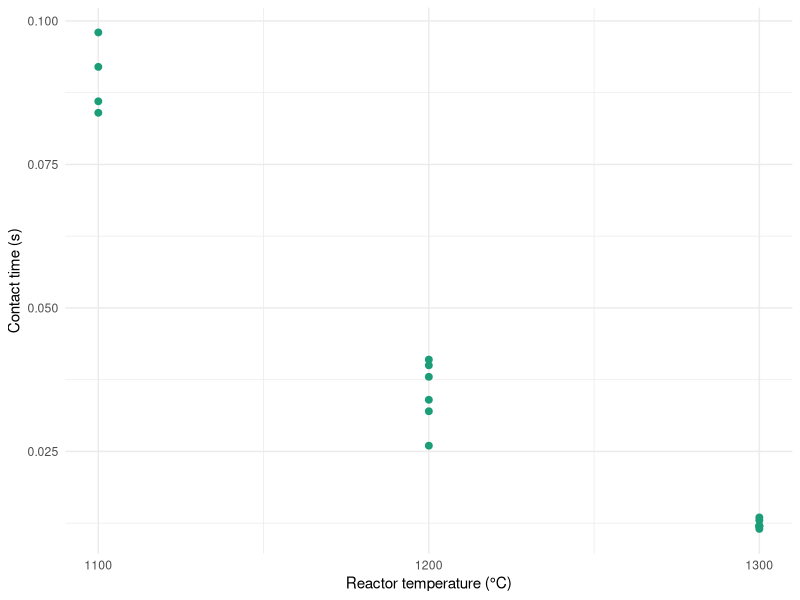
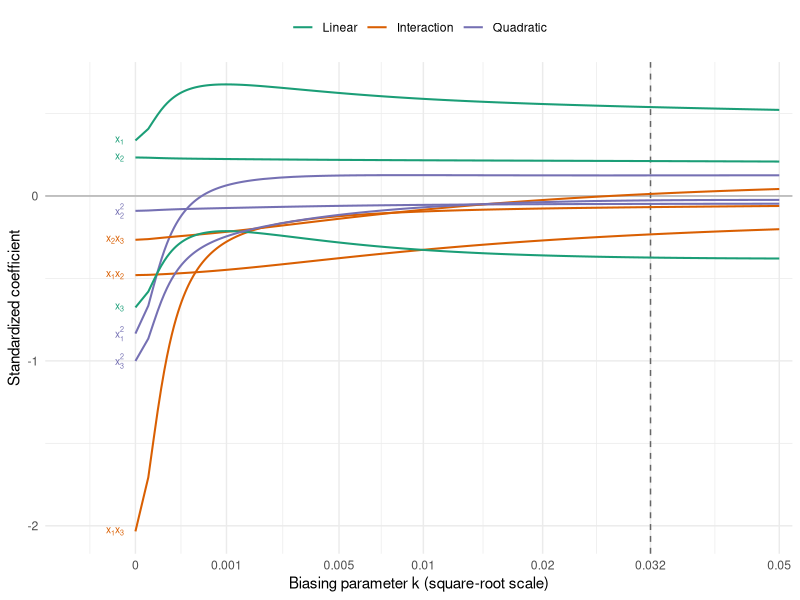
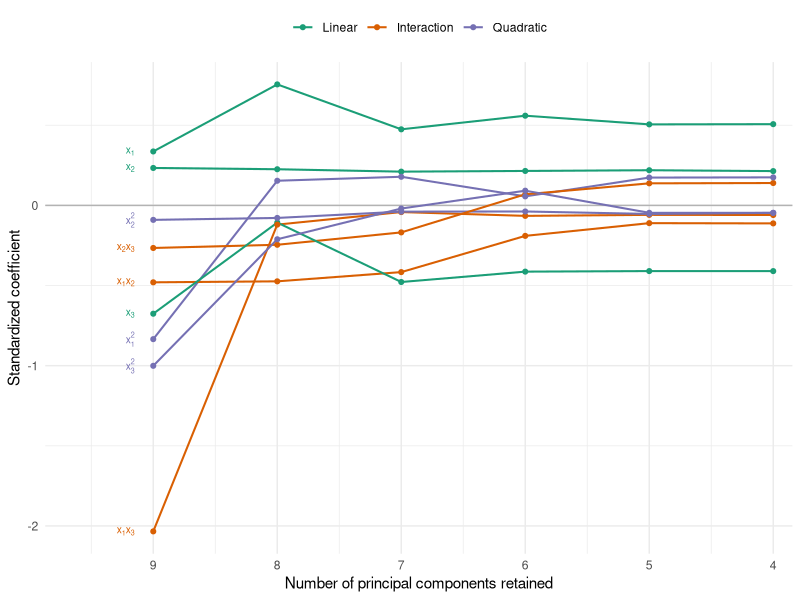
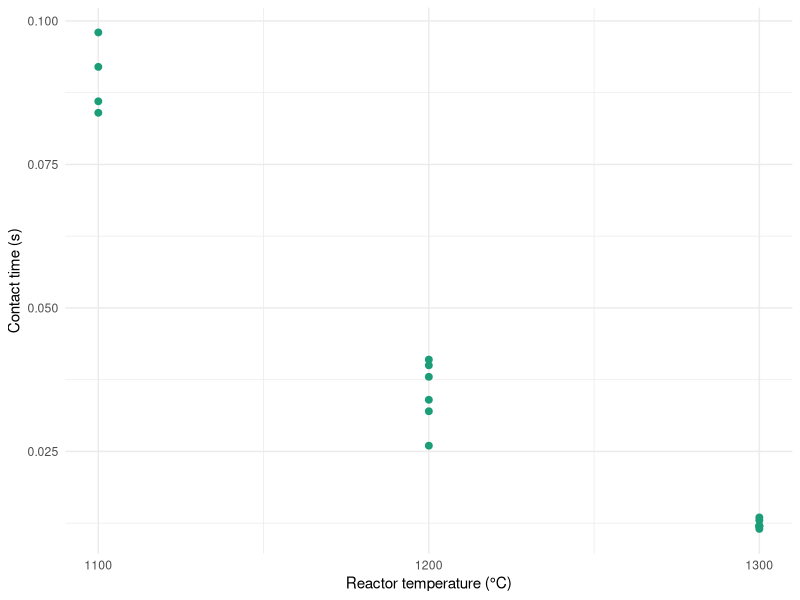
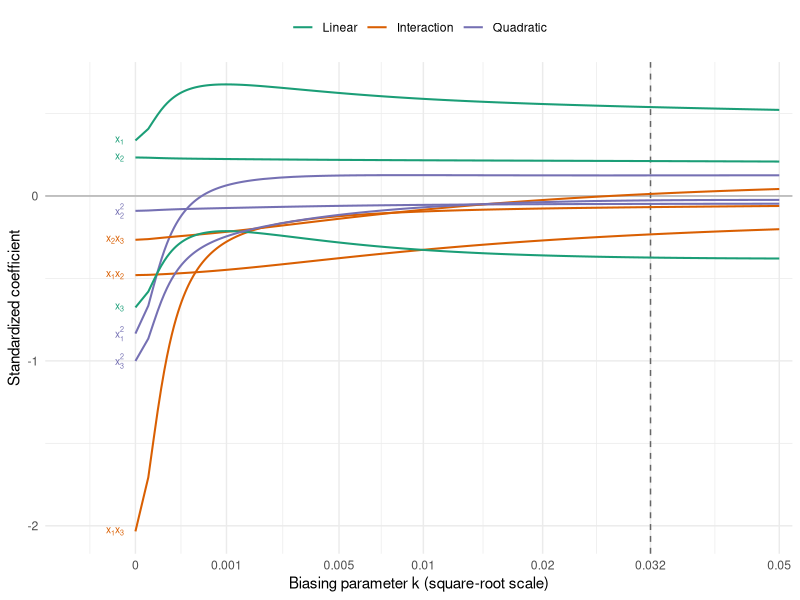
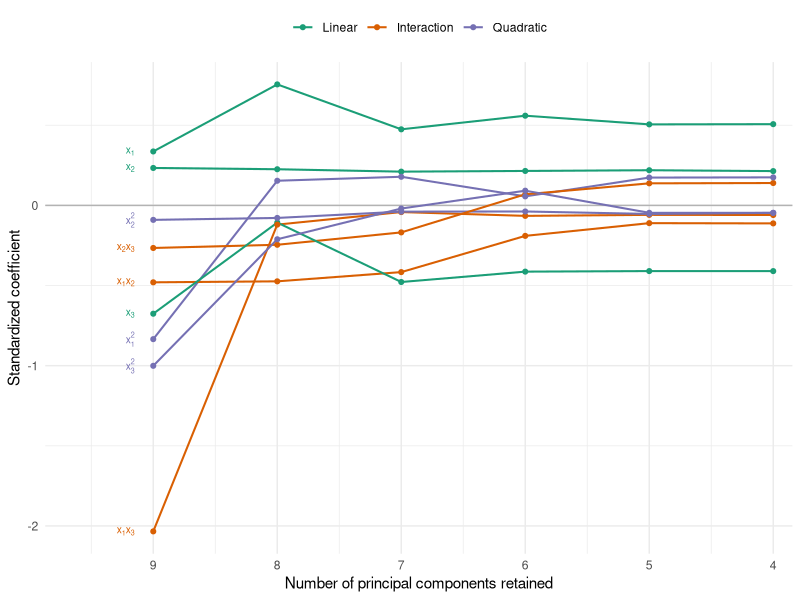

These figures' R source, in order:
# Acetylene data (MPV Table 9.1, Example 9.1)
# Source: Kunugi, Tamura and Naito (1961); analysed by Marquardt and Snee (1975)
# y  = conversion of n-heptane to acetylene (%)
# x1 = reactor temperature (deg C), x2 = ratio of H2 to n-heptane (mole ratio), x3 = contact time (s)
# Diagnostics (correlation matrix, VIF, eigensystem) and remedies (ridge regression, PCR)

library(ggplot2)

pt_col   <- "#1b9e77"
line_col <- "#d95f02"
type_col <- c(Linear = "#1b9e77", Interaction = "#d95f02", Quadratic = "#7570b3")
fig_w    <- 3.4
fig_h    <- 2.5

theme_lecture <- function(){
    theme_minimal(base_size = 11) +
    theme(
        panel.background = element_rect(fill = "transparent", colour = NA),
        plot.background  = element_rect(fill = "transparent", colour = NA)
    )
}

acet <- read.csv("acetylene.csv")
n <- nrow(acet)                                        # 16

# ---- Correlation matrix of the original variables -----------------------------
round(cor(acet[, c("y", "x1", "x2", "x3")]), 3)        # r(x1, x3) = -0.958

# ---- Full quadratic model in unit-normal-scaled regressors (as in MPV) --------
z <- as.data.frame(scale(acet[, c("x1", "x2", "x3")]))
X <- with(z, data.frame(
    x1 = x1, x2 = x2, x3 = x3,
    x1x2 = x1 * x2, x1x3 = x1 * x3, x2x3 = x2 * x3,
    x1sq = x1^2, x2sq = x2^2, x3sq = x3^2
))
term_lab  <- c("x[1]", "x[2]", "x[3]", "x[1]*x[2]", "x[1]*x[3]", "x[2]*x[3]",
               "x[1]^2", "x[2]^2", "x[3]^2")
term_type <- rep(c("Linear", "Interaction", "Quadratic"), each = 3)
p <- ncol(X)                                           # 9 regressors, 10 parameters

fit_ls <- lm(acet$y ~ ., data = X)
summary(fit_ls)                                        # R2 = 0.9977, MSRes = 0.8126 on 6 df
round(coef(fit_ls), 3)
# 35.896, 4.004, 2.778, -8.042, -6.457, -26.980, -3.768, -12.524, -0.973, -11.593

# ---- Unit-length scaling: W'W is the correlation matrix of the regressors -----
unit_length <- function(M) {
    M <- as.matrix(M)
    Mc <- sweep(M, 2, colMeans(M))
    sweep(Mc, 2, sqrt(colSums(Mc^2)), "/")
}
W   <- unit_length(X)
y_c <- acet$y - mean(acet$y)
SST <- sum(y_c^2)
y_s <- y_c / sqrt(SST)                                 # unit-length response
WtW <- crossprod(W)
Wty <- crossprod(W, y_s)
round(WtW, 3)                                          # correlation matrix of the 9 terms

# ---- VIF: diagonal of (W'W)^{-1} -----------------------------------------------
vif <- diag(solve(WtW))
round(vif, 2)
# 375.25, 1.74, 680.28, 31.04, 6563.35, 35.61, 1762.58, 3.16, 1156.77
round(car::vif(fit_ls), 2)                             # same values
round(1 - 1 / vif, 4)                                  # R_j^2 of each term on the others

# ---- Eigensystem analysis -------------------------------------------------------
eig <- eigen(WtW, symmetric = TRUE)
lambda <- eig$values
round(lambda, 4)                       # 4.2052 2.1620 1.1387 1.0405 0.3852 0.0495 0.0136 0.0051 0.0001
kappa <- max(lambda) / min(lambda)
kappa                                  # 43381: severe (> 1000)
round(max(lambda) / lambda, 1)         # condition indices kappa_j = lambda_max / lambda_j
sum(lambda < 0.05)                     # number of near-dependencies (small eigenvalues)
prod(lambda)                           # det(W'W) = 1.4e-09, close to 0
sum(1 / lambda)                        # E||b - beta||^2 / sigma^2 in the unit-length scale = sum of VIFs
sum(vif)

V <- eig$vectors
dimnames(V) <- list(colnames(W), paste0("v", 1:p))
round(V[, p], 3)                       # eigenvector of the smallest eigenvalue: the dependency W v9 ~ 0
max(abs(W %*% V[, p]))                 # 0.0045: this linear combination of the columns is almost zero
# loadings: x1x3 0.80, x1^2 0.41, x3^2 0.33, x3 0.24, x1 0.17 (temperature and contact time terms)

# ---- Variance-decomposition proportions (Belsley, Kuh and Welsch) ------------
# SVD W = U D V'; Var(b_j) is proportional to sum_k v_jk^2 / mu_k^2.
# pi_kj = share of Var(b_j) that comes from component k. Condition index eta_k = mu_max / mu_k.
vdp <- function(W) {
    s   <- svd(W)
    phi <- sweep(s$v^2, 2, s$d^2, "/")               # rows: terms, columns: components
    pi  <- t(phi / rowSums(phi))                     # rows: components, columns: terms
    colnames(pi) <- colnames(W)
    data.frame(eigenvalue = s$d^2, eta = max(s$d) / s$d, round(pi, 3), check.names = FALSE)
}
vdp(W)
# Belsley: eta > 30 with two or more proportions > 0.5 in the same row flags a dependency
# Row 9 (eta = 208): x1, x3, x1x3, x1^2, x3^2 all > 0.83.  Row 7 (eta = 17.6): x1x2 0.82, x2x3 0.79.

# ---- Figure: how the data were collected (temperature vs. contact time) -------
p_x1x3 <- ggplot(acet, aes(x = x1, y = x3)) +
    geom_point(size = 2, colour = pt_col) +
    labs(x = "Reactor temperature (°C)", y = "Contact time (s)") +
    scale_x_continuous(breaks = c(1100, 1200, 1300)) +
    theme_lecture()

p_x1x3
ggsave("acetylene_x1_x3.pdf", p_x1x3, bg = "transparent", device = cairo_pdf,
       width = fig_w, height = fig_h)

# ---- Ridge regression in the unit-length scale --------------------------------
# b_R(k) = (W'W + kI)^{-1} W'y,   k >= 0
ridge <- function(k) {
    A   <- WtW + k * diag(p)
    Ai  <- solve(A)
    b   <- drop(Ai %*% Wty)
    res <- y_s - drop(W %*% b)
    list(k = k, b = setNames(b, colnames(W)),
         ssres = sum(res^2) * SST,                     # back in original y units
         r2 = 1 - sum(res^2),
         vif = diag(Ai %*% WtW %*% Ai))
}

b_ls     <- ridge(0)$b                                 # standardized LS coefficients
ms_s     <- sum((y_s - W %*% b_ls)^2) / (n - p - 1)    # MSRes in the unit-length scale
k_hkb    <- p * ms_s / sum(b_ls^2)                     # Hoerl, Kennard and Baldwin (1975)
k_hkb                                                  # 0.0005: very little shrinkage

k_grid <- sort(unique(c(round(c(seq(0, 0.002, by = 0.00002), seq(0, 0.05, by = 0.0005)), 6), k_hkb)))
trace  <- do.call(rbind, lapply(k_grid, function(k) {
    r <- ridge(k)
    data.frame(k = k, term = names(r$b), b = r$b, r2 = r$r2, ssres = r$ssres, maxvif = max(r$vif))
}))
trace$type  <- factor(term_type[match(trace$term, colnames(W))], levels = names(type_col))
trace$label <- term_lab[match(trace$term, colnames(W))]

# Value of k read from the ridge trace (the coefficients have settled down)
k_sel <- 0.032
fit_k <- ridge(k_sel)
round(cbind(LS = b_ls, ridge = fit_k$b), 4)            # x1x3: -2.034 -> -0.068
c(r2_ls = ridge(0)$r2, r2_ridge = fit_k$r2)            # 0.9977 -> 0.9944: small loss in fit
c(ssres_ls = ridge(0)$ssres, ssres_ridge = fit_k$ssres)   # 4.88 -> 11.92
round(fit_k$vif, 2)                                    # VIFs of the ridge estimator at k_sel: all < 4.2
k_tab <- unique(trace[, c("k", "r2", "maxvif")])
print(k_tab[round(k_tab$k, 6) %in% c(0, 0.001, 0.005, 0.01, 0.02, 0.032, 0.05), ], row.names = FALSE)

# Cross-check with MASS::lm.ridge: it scales by sd with divisor n, so lambda = n * k
rr <- MASS::lm.ridge(acet$y ~ ., data = X, lambda = n * k_sel)
b_orig <- fit_k$b * sqrt(SST) / sqrt(colSums(sweep(as.matrix(X), 2, colMeans(X))^2))
round(cbind(ours = b_orig, MASS = coef(rr)[-1]), 4)    # identical

# ---- Figure: ridge trace ---------------------------------------------------------
# Square-root k axis: the coefficients change fastest for small k. Lines are labelled at k = 0 (least squares).
lab_at <- subset(trace, k == 0)
p_trace <- ggplot(trace, aes(x = k, y = b, group = term, colour = type)) +
    geom_hline(yintercept = 0, colour = "grey70") +
    geom_vline(xintercept = k_sel, linetype = "dashed", colour = "grey40") +
    geom_line(linewidth = 0.7) +
    geom_text(data = lab_at, aes(label = label), parse = TRUE, hjust = 1, nudge_x = -0.004,
              size = 2.6, show.legend = FALSE) +
    scale_colour_manual(values = type_col, name = NULL) +
    scale_x_sqrt(breaks = c(0, 0.001, 0.005, 0.01, 0.02, 0.032, 0.05),
                 labels = c("0", "0.001", "0.005", "0.01", "0.02", "0.032", "0.05"),
                 expand = expansion(mult = c(0.12, 0.02))) +
    labs(x = "Biasing parameter k (square-root scale)", y = "Standardized coefficient") +
    theme_lecture() +
    theme(legend.position = "top")

p_trace
ggsave("acetylene_ridge_trace.pdf", p_trace, bg = "transparent", device = cairo_pdf,
       width = 1.4 * fig_w, height = 1.4 * fig_h)

# ---- Principal-component regression ---------------------------------------------
# Z = W V (orthogonal columns, Z'Z = Lambda), alpha_hat = Lambda^{-1} Z'y
Zpc       <- W %*% V
alpha_hat <- drop(crossprod(Zpc, y_s)) / lambda
round(alpha_hat, 4)
round(alpha_hat / sqrt(ms_s / lambda), 2)              # alpha_hat / se: -36.9, 0.4, 32.8, -12.2, 0.3, 2.5, 2.3, 1.9, -1.2

pcr <- function(m) {                                   # keep the first m components
    b   <- drop(V[, 1:m, drop = FALSE] %*% alpha_hat[1:m])
    res <- y_s - drop(W %*% b)
    list(m = m, b = setNames(b, colnames(W)), r2 = 1 - sum(res^2), ssres = sum(res^2) * SST,
         vif = colSums((t(V[, 1:m, drop = FALSE])^2) / lambda[1:m]))
}
pcr_tab <- sapply(p:4, function(m) { r <- pcr(m); c(r$b, R2 = r$r2, SSRes = r$ssres) })
colnames(pcr_tab) <- paste0("m=", p:4)
round(pcr_tab, 4)                                      # m = 9 reproduces least squares; R2 0.9977 (m=9), 0.9938 (m=6)
round(pcr(6)$vif, 2)                                   # VIFs after dropping lambda_7, lambda_8, lambda_9: all < 8.3

# ---- Figure: PCR coefficients vs. number of components retained ----------------
pcr_long <- do.call(rbind, lapply(p:4, function(m) {
    r <- pcr(m)
    data.frame(m = m, term = names(r$b), b = r$b)
}))
pcr_long$type  <- factor(term_type[match(pcr_long$term, colnames(W))], levels = names(type_col))
pcr_long$label <- term_lab[match(pcr_long$term, colnames(W))]

p_pcr <- ggplot(pcr_long, aes(x = m, y = b, group = term, colour = type)) +
    geom_hline(yintercept = 0, colour = "grey70") +
    geom_line(linewidth = 0.7) +
    geom_point(size = 1.4) +
    geom_text(data = subset(pcr_long, m == p), aes(label = label), parse = TRUE, hjust = 1,
              nudge_x = -0.15, size = 2.6, show.legend = FALSE) +
    scale_colour_manual(values = type_col, name = NULL) +
    scale_x_reverse(breaks = p:4, expand = expansion(mult = c(0.14, 0.03))) +
    labs(x = "Number of principal components retained", y = "Standardized coefficient") +
    theme_lecture() +
    theme(legend.position = "top")

p_pcr
ggsave("acetylene_pcr.pdf", p_pcr, bg = "transparent", device = cairo_pdf,
       width = 1.4 * fig_w, height = 1.4 * fig_h)
